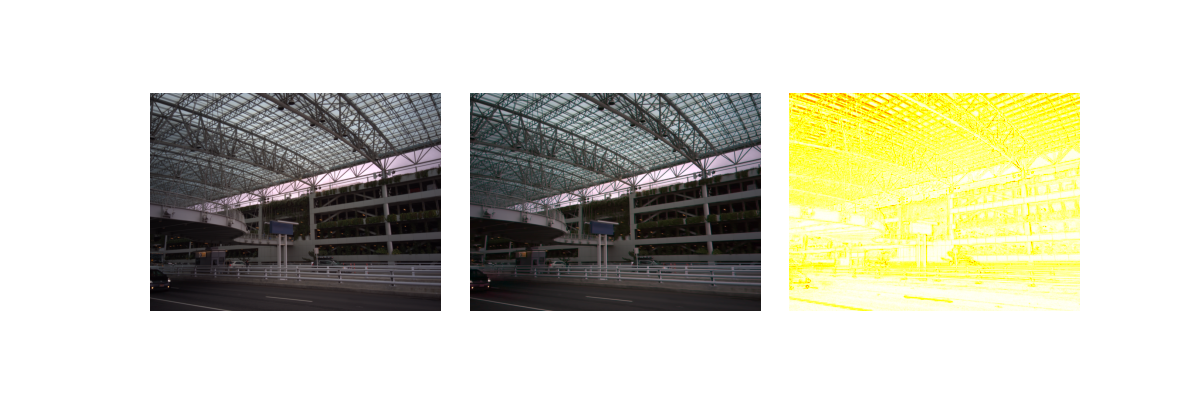
#> input picture python/paper_illustrations/0_comparison.png, 1200 x 400 px; its folder holds 7 pictures in this run
$ jupyter execute --allow-errors image_quality_metrics.ipynb   (shell and % lines are left out)   (older library calls are emulated)
#> lines starting #> are read from the running program, lines starting #| are printed output that depends on the picture
### python/utils.py
import rawpy
import numpy as np
import cv2
import matplotlib.pyplot as plt
import concurrent.futures

# [126 lines left out: functions get_rgb_values, load_raw_images, parallel_load_raw_images, select_reference_image, compute_gradient_magnitude, parallel_select_reference_image and 4 more, not called in this run]

def folder_names(image_name):
    return "../../Dataset/20171106_subset/bursts/{}/".format(image_name), "../../Dataset/20171106_subset/results_20161014/{}/".format(image_name)

### python/image_quality_metrics.ipynb
[cell 1]
import os
from utils import *
from align_and_merge import *
import matplotlib.pyplot as plt
import time
from main import *
from skimage.metrics import peak_signal_noise_ratio, structural_similarity
import cv2

[cell 2]
# TODO: Increase to 10 images
image_names = ["c1b1_20150226_144326_422", "0127_20161107_171749_524", "33TJ_20150607_135208_428", "0543_20150918_143723_450", "4WBR_20150516_112748_501", "6G7M_20150307_163718_374", "c483_20150901_105412_265", "5066_20160722_183026_986", "0218_20141031_195419_627", "0039_20141007_135645_851"]

[cell 3]
our_rgb_images = []
gt_rgb_images = []

[cell 4]
def parallel_process_image_for_psnr(image_name):
    folder_path = folder_names(image_name)[0]
    dng_files_path = ['{}/{}'.format(folder_path, file) for file in os.listdir(folder_path) if file.endswith(".dng")]

    raw_images = load_raw_images_parallel(image_name)
    # ref_image_index = parallel_select_reference_image(raw_images)
    ref_image_index = load_ground_truth_reference_image_index(image_name)

    # Ground truth
    gt_image_path = '../../Dataset/20171106_subset/results_20161014/{}/merged.dng'.format(image_name)
    gt_bayer = load_raw_images([gt_image_path])[0]
    gt_rgb = get_rgb_values(gt_image_path, bayer_array=gt_bayer, no_auto_bright=False, use_camera_wb=True)

    # Naive implementation
    naive_merged_bayer = naive_align(raw_images)
    naive_merged_rgb = get_rgb_values(dng_files_path[ref_image_index],  bayer_array=naive_merged_bayer, no_auto_bright=False, use_camera_wb=True)

    # One reference image
    ref_image = raw_images[ref_image_index]
    ref_image_rgb = get_rgb_values(dng_files_path[ref_image_index],  bayer_array=ref_image, no_auto_bright=False, use_camera_wb=True)

    # Our implementation
    final_merged_bayer = parallel_align_and_merge_channel(raw_images, ref_image_index)
    final_merged_rgb =  get_rgb_values(dng_files_path[ref_image_index],  bayer_array=final_merged_bayer, no_auto_bright=False, use_camera_wb=True)

    return gt_rgb, gt_bayer, naive_merged_rgb, naive_merged_bayer, ref_image_rgb, ref_image, final_merged_rgb, final_merged_bayer

[cell 5]
psnr_metric = [0] * 3 # One_Ref, Naive, Ours
ssim_metric = [0] * 3 # One_Ref, Naive, Ours
start = time.time()
#> (the rest of this cell did not finish here and is left out)

[cell 6]
ssim_metric = np.array(ssim_metric) / len(image_names)
psnr_metric = np.array(psnr_metric) / len(image_names)

[cell 7]
print("PSNR METRIC")
print("One Ref: ", psnr_metric[0])
print("Naive: ", psnr_metric[1])
print("Ours: ", psnr_metric[2])

print("\nSSIM METRIC")
print("One Ref: ", ssim_metric[0])
print("Naive: ", ssim_metric[1])
print("Ours: ", ssim_metric[2])

## Diff Images

[cell 8]
for i in range(len(our_rgb_images)):
    diff, diff_image = structural_similarity(our_rgb_images[i], gt_rgb_images[i], channel_axis=-1, data_range=255, full=True)
    diff_image += 1.0
    diff_image /= 2.0
    # [5 lines of commented-out code are left out]
    fig, ax = plt.subplots(1, 3, figsize=(12, 4))

    # Set the spacing between the images
    fig.subplots_adjust(wspace=0.1, hspace=0)

    # Display the images on the axes
    ax[0].imshow(gt_rgb_images[i])
    ax[1].imshow(our_rgb_images[i])
    ax[2].imshow(np.linalg.norm(diff_image, axis=-1), cmap='hot')

    # Remove the axis labels and ticks
    for a in ax:
        a.axis('off')

    # Show the grid of images
    plt.savefig('./paper_illustrations/{}_comparison.png'.format(i))
    print(i)
    # break

[cell 9]
from PIL import Image
x_diff = 80
y_diff = 110
image_1 = plt.imread('./paper_illustrations/0_comparison.png')[x_diff:-x_diff,y_diff+30:-y_diff,:3]
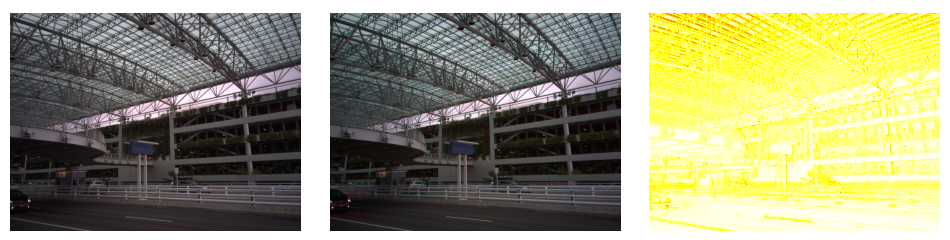
#> image_1: shape (240, 950, 3) float32; mean R, G, B 0.605, 0.6, 0.475
image_2 = plt.imread('./paper_illustrations/1_comparison.png')[x_diff:-x_diff,y_diff+30:-y_diff,:3]
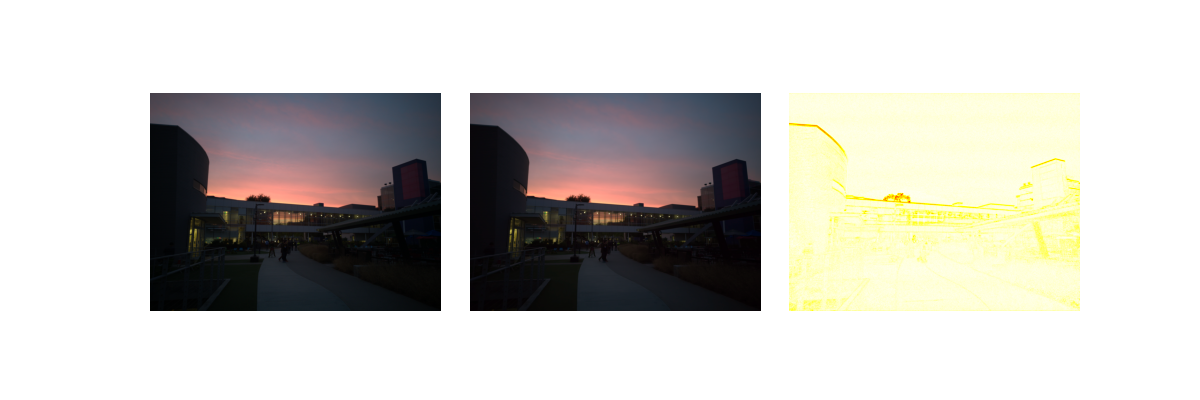
#> input picture python/paper_illustrations/1_comparison.png, 1200 x 400 px
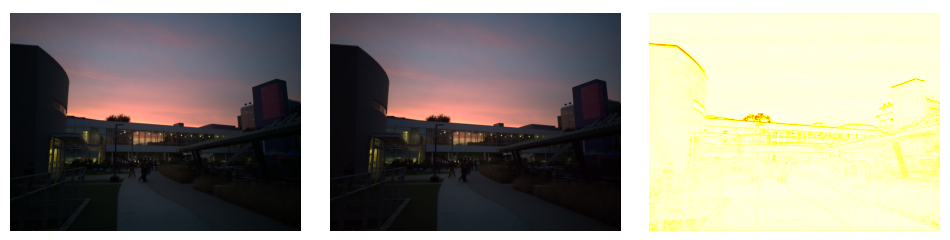
#> image_2: shape (240, 950, 3) float32; mean R, G, B 0.579, 0.561, 0.518
image_3 = plt.imread('./paper_illustrations/3_comparison.png')[x_diff:-x_diff//2,y_diff+30:-y_diff,:3]
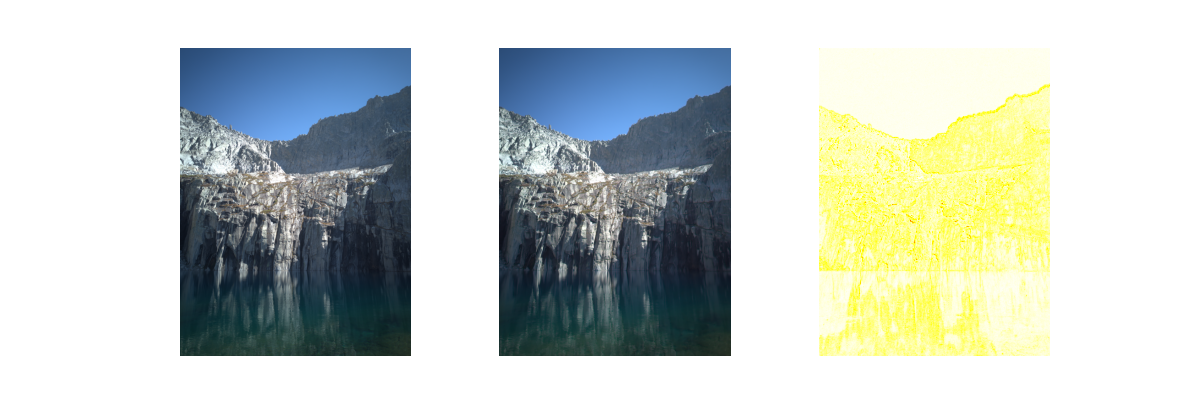
#> input picture python/paper_illustrations/3_comparison.png, 1200 x 400 px
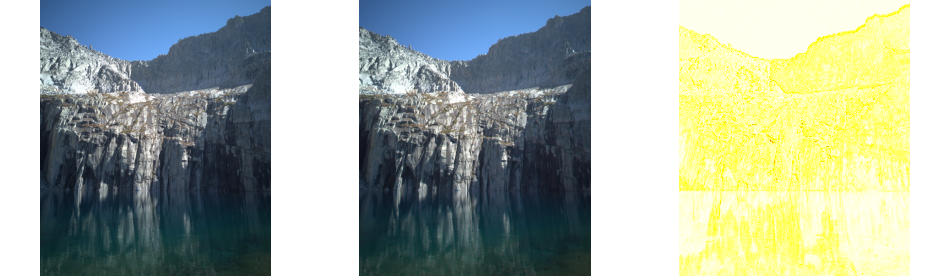
#> image_3: shape (280, 950, 3) float32; mean R, G, B 0.654, 0.69, 0.636
numpy_vertical = np.vstack((image_1, image_2, image_3)) * 255
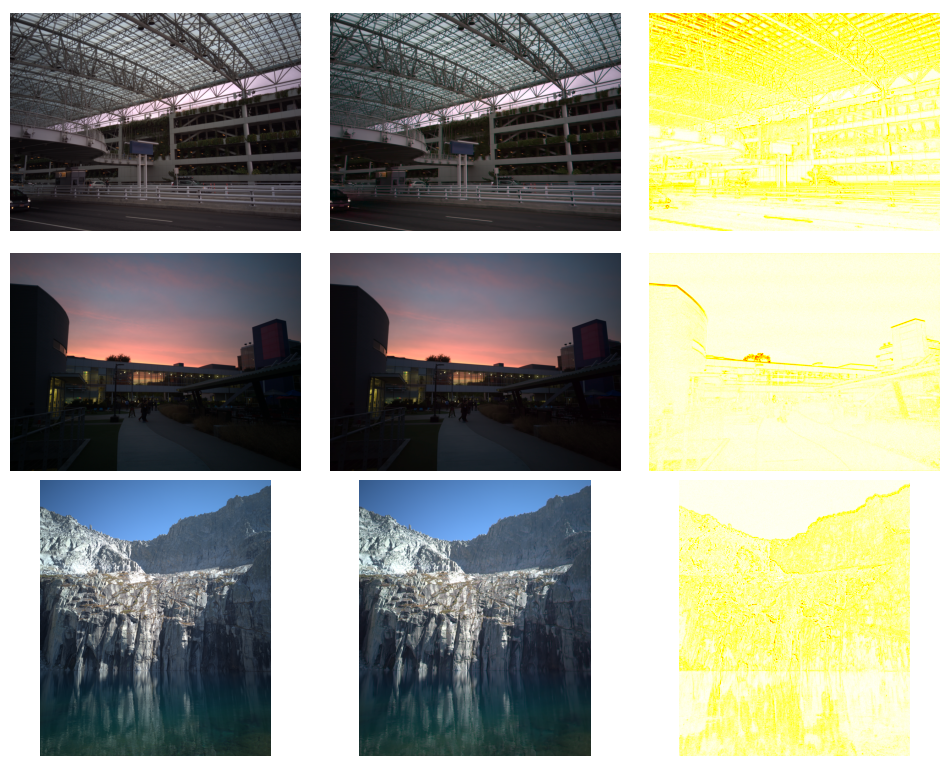
#> numpy_vertical: shape (760, 950, 3) float32; mean R, G, B 157, 158.6, 139.9
numpy_vertical = numpy_vertical.astype(np.uint8)
image = Image.fromarray(numpy_vertical)
image.save('./paper_illustrations/combined_comparison.png')
